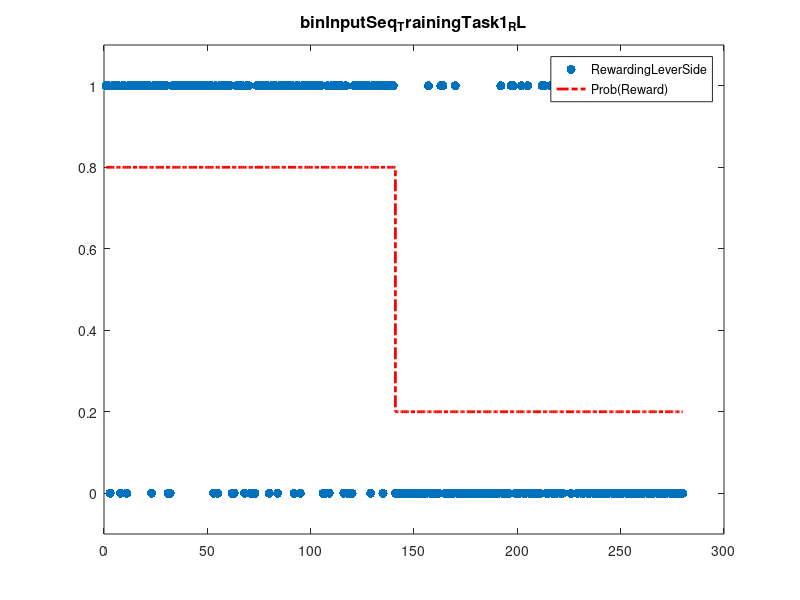

Write the MATLAB code that produced this figure. (Note: this script raises an error after producing the figure.)
function [probStr,savepath] = gen_trajectory
%%  
%
% script to generate different possible task trajectories that are suitable
% for fitting a binary eHGF to (enhanced Hierarchical Gaussian Filter). The
% choice of the input structure is both informed by informed reasoning
% about how individuals may learn about the stimuli used here together with
% how well the trajectory can be estimated by the HGF during model
% inversion


%% TrainingTasks
% % TrainingTask1_RL - Create binary input sequence for trainingTask
pPhase1  = 0.8; %A1  probability of "1" in curr phase
lPhase1  = 140;  %A1 n trials of curr phase
pPhase2  = 0.2; %A
lPhase2  = 140; %A2


% TrainingTask_ - Outcomes
phase1  = ones(1,lPhase1);
iIncIdx = randperm(lPhase1,floor((1-pPhase1)*lPhase1)); % ! first 3 trials need to be "1" trials
phase1(1,iIncIdx) = 0;

phase2  = ones(1,lPhase2);
iIncIdx = randperm(lPhase2,floor((1-pPhase2)*lPhase2));
phase2(1,iIncIdx) = 0;

% TrainingTask - create input trajectory
u = [phase1,phase2];
% TrainingTask - underlying probability structure
probStr = [pPhase1*ones(1,lPhase1),pPhase2*ones(1,lPhase2)];

%Create second row for left lever sequence
k = zeros(1,length(u))
for i = 1:length(k)
    if u(1,i) == 0
        k(1,i) = 1;
    end
end

%% PLOTTING
figure;
fig = plot(u, '.', 'MarkerSize', 20); ylim([-0.1, 1.1]);
hold on;
stairs(probStr, '-.', 'Color', 'r', 'LineWidth', 2);
legend({'RewardingLeverSide', 'Prob(Reward)'});
title('binInputSeq_TrainingTask1_RL', 'FontWeight', 'bold', 'FontSize', 12);
figdir = fullfile('binInputSeq_TrainingTask1_RL_TrajPlot');
save([figdir,'.fig']);
print([figdir,'.png'], '-dpng');

writematrix(u, [pwd,filesep, 'binInputSeq_TrainingTask1_RLFirst_RightLeverList.txt'],"Delimiter",',');
writematrix(k, [pwd,filesep,'binInputSeq_TrainingTask1_RLFirst_LeftLeverList.txt'],"Delimiter",',')
